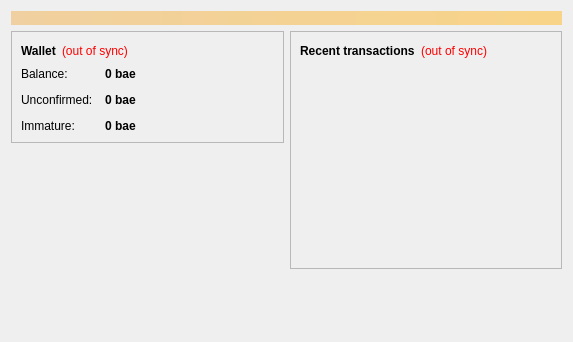
<?xml version="1.0" encoding="UTF-8"?>
<ui version="4.0">
 <class>OverviewPage</class>
 <widget class="QWidget" name="OverviewPage">
  <property name="geometry">
   <rect>
    <x>0</x>
    <y>0</y>
    <width>573</width>
    <height>342</height>
   </rect>
  </property>
  <property name="windowTitle">
   <string>Form</string>
  </property>
  <layout class="QVBoxLayout" name="topLayout">
   <item>
    <widget class="QLabel" name="labelAlerts">
     <property name="visible">
      <bool>false</bool>
     </property>
     <property name="styleSheet">
      <string notr="true">background-color: qlineargradient(x1: 0, y1: 0, x2: 1, y2: 0, stop:0 #F0D0A0, stop:1 #F8D488); color:#000000;</string>
     </property>
     <property name="wordWrap">
      <bool>true</bool>
     </property>
     <property name="margin">
      <number>3</number>
     </property>
    </widget>
   </item>
   <item>
    <layout class="QHBoxLayout" name="horizontalLayout" stretch="1,1">
     <item>
      <layout class="QVBoxLayout" name="verticalLayout_2">
       <item>
        <widget class="QFrame" name="frame">
         <property name="frameShape">
          <enum>QFrame::StyledPanel</enum>
         </property>
         <property name="frameShadow">
          <enum>QFrame::Raised</enum>
         </property>
         <layout class="QVBoxLayout" name="verticalLayout_4">
          <item>
           <layout class="QHBoxLayout" name="horizontalLayout_4">
            <item>
             <widget class="QLabel" name="label_5">
              <property name="font">
               <font>
                <weight>75</weight>
                <bold>true</bold>
               </font>
              </property>
              <property name="text">
               <string>Wallet</string>
              </property>
             </widget>
            </item>
            <item>
             <widget class="QLabel" name="labelWalletStatus">
              <property name="toolTip">
               <string>The displayed information may be out of date. Your wallet automatically synchronizes with the Baecoin network after a connection is established, but this process has not completed yet.</string>
              </property>
              <property name="styleSheet">
               <string notr="true">QLabel { color: red; }</string>
              </property>
              <property name="text">
               <string notr="true">(out of sync)</string>
              </property>
              <property name="alignment">
               <set>Qt::AlignLeading|Qt::AlignLeft|Qt::AlignVCenter</set>
              </property>
             </widget>
            </item>
            <item>
             <spacer name="horizontalSpacer_2">
              <property name="orientation">
               <enum>Qt::Horizontal</enum>
              </property>
              <property name="sizeHint" stdset="0">
               <size>
                <width>40</width>
                <height>20</height>
               </size>
              </property>
             </spacer>
            </item>
           </layout>
          </item>
          <item>
           <layout class="QFormLayout" name="formLayout_2">
            <property name="fieldGrowthPolicy">
             <enum>QFormLayout::AllNonFixedFieldsGrow</enum>
            </property>
            <property name="horizontalSpacing">
             <number>12</number>
            </property>
            <property name="verticalSpacing">
             <number>12</number>
            </property>
            <item row="0" column="0">
             <widget class="QLabel" name="label">
              <property name="text">
               <string>Balance:</string>
              </property>
             </widget>
            </item>
            <item row="0" column="1">
             <widget class="QLabel" name="labelBalance">
              <property name="font">
               <font>
                <weight>75</weight>
                <bold>true</bold>
               </font>
              </property>
              <property name="cursor">
               <cursorShape>IBeamCursor</cursorShape>
              </property>
              <property name="toolTip">
               <string>Your current balance</string>
              </property>
              <property name="text">
               <string notr="true">0 bae</string>
              </property>
              <property name="textInteractionFlags">
               <set>Qt::LinksAccessibleByMouse|Qt::TextSelectableByKeyboard|Qt::TextSelectableByMouse</set>
              </property>
             </widget>
            </item>
            <item row="1" column="0">
             <widget class="QLabel" name="label_3">
              <property name="text">
               <string>Unconfirmed:</string>
              </property>
             </widget>
            </item>
            <item row="1" column="1">
             <widget class="QLabel" name="labelUnconfirmed">
              <property name="font">
               <font>
                <weight>75</weight>
                <bold>true</bold>
               </font>
              </property>
              <property name="cursor">
               <cursorShape>IBeamCursor</cursorShape>
              </property>
              <property name="toolTip">
               <string>Total of transactions that have yet to be confirmed, and do not yet count toward the current balance</string>
              </property>
              <property name="text">
               <string notr="true">0 bae</string>
              </property>
              <property name="textInteractionFlags">
               <set>Qt::LinksAccessibleByMouse|Qt::TextSelectableByKeyboard|Qt::TextSelectableByMouse</set>
              </property>
             </widget>
            </item>
            <item row="2" column="0">
             <widget class="QLabel" name="labelImmatureText">
              <property name="text">
               <string>Immature:</string>
              </property>
             </widget>
            </item>
            <item row="2" column="1">
             <widget class="QLabel" name="labelImmature">
              <property name="font">
               <font>
                <weight>75</weight>
                <bold>true</bold>
               </font>
              </property>
              <property name="toolTip">
               <string>Mined balance that has not yet matured</string>
              </property>
              <property name="text">
               <string notr="true">0 bae</string>
              </property>
              <property name="textInteractionFlags">
               <set>Qt::LinksAccessibleByMouse|Qt::TextSelectableByKeyboard|Qt::TextSelectableByMouse</set>
              </property>
             </widget>
            </item>
           </layout>
          </item>
         </layout>
        </widget>
       </item>
       <item>
        <spacer name="verticalSpacer">
         <property name="orientation">
          <enum>Qt::Vertical</enum>
         </property>
         <property name="sizeHint" stdset="0">
          <size>
           <width>20</width>
           <height>40</height>
          </size>
         </property>
        </spacer>
       </item>
      </layout>
     </item>
     <item>
      <layout class="QVBoxLayout" name="verticalLayout_3">
       <item>
        <widget class="QFrame" name="frame_2">
         <property name="frameShape">
          <enum>QFrame::StyledPanel</enum>
         </property>
         <property name="frameShadow">
          <enum>QFrame::Raised</enum>
         </property>
         <layout class="QVBoxLayout" name="verticalLayout">
          <item>
           <layout class="QHBoxLayout" name="horizontalLayout_2">
            <item>
             <widget class="QLabel" name="label_4">
              <property name="text">
               <string>&lt;b&gt;Recent transactions&lt;/b&gt;</string>
              </property>
             </widget>
            </item>
            <item>
             <widget class="QLabel" name="labelTransactionsStatus">
              <property name="toolTip">
               <string>The displayed information may be out of date. Your wallet automatically synchronizes with the Baecoin network after a connection is established, but this process has not completed yet.</string>
              </property>
              <property name="styleSheet">
               <string notr="true">QLabel { color: red; }</string>
              </property>
              <property name="text">
               <string notr="true">(out of sync)</string>
              </property>
              <property name="alignment">
               <set>Qt::AlignRight|Qt::AlignTrailing|Qt::AlignVCenter</set>
              </property>
             </widget>
            </item>
            <item>
             <spacer name="horizontalSpacer">
              <property name="orientation">
               <enum>Qt::Horizontal</enum>
              </property>
              <property name="sizeHint" stdset="0">
               <size>
                <width>40</width>
                <height>20</height>
               </size>
              </property>
             </spacer>
            </item>
           </layout>
          </item>
          <item>
           <widget class="QListView" name="listTransactions">
            <property name="styleSheet">
             <string notr="true">QListView { background: transparent; }</string>
            </property>
            <property name="frameShape">
             <enum>QFrame::NoFrame</enum>
            </property>
            <property name="verticalScrollBarPolicy">
             <enum>Qt::ScrollBarAlwaysOff</enum>
            </property>
            <property name="horizontalScrollBarPolicy">
             <enum>Qt::ScrollBarAlwaysOff</enum>
            </property>
            <property name="selectionMode">
             <enum>QAbstractItemView::NoSelection</enum>
            </property>
           </widget>
          </item>
         </layout>
        </widget>
       </item>
       <item>
        <spacer name="verticalSpacer_2">
         <property name="orientation">
          <enum>Qt::Vertical</enum>
         </property>
         <property name="sizeHint" stdset="0">
          <size>
           <width>20</width>
           <height>40</height>
          </size>
         </property>
        </spacer>
       </item>
      </layout>
     </item>
    </layout>
   </item>
  </layout>
 </widget>
 <resources/>
 <connections/>
</ui>
